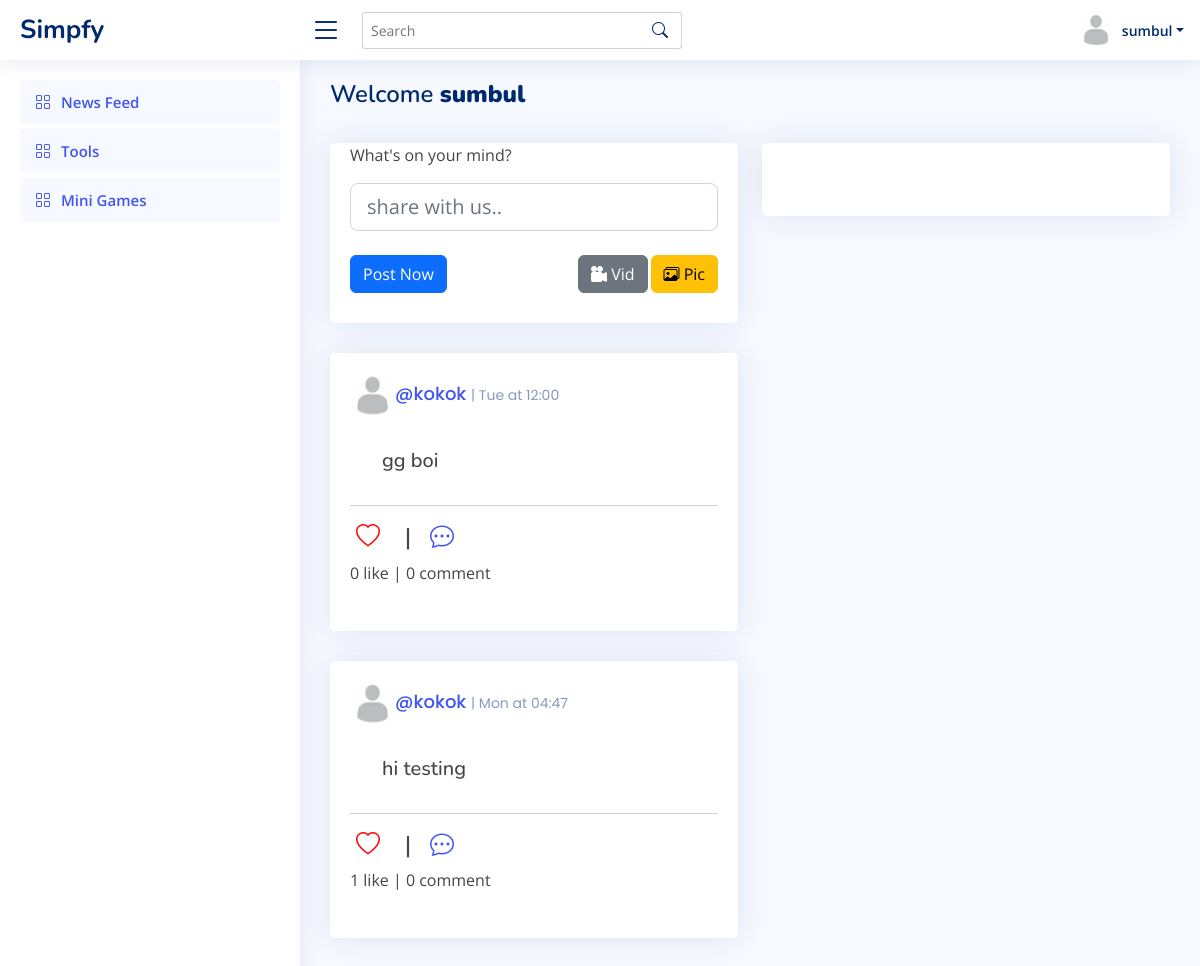
Page / (signed in) on the earlier database version.
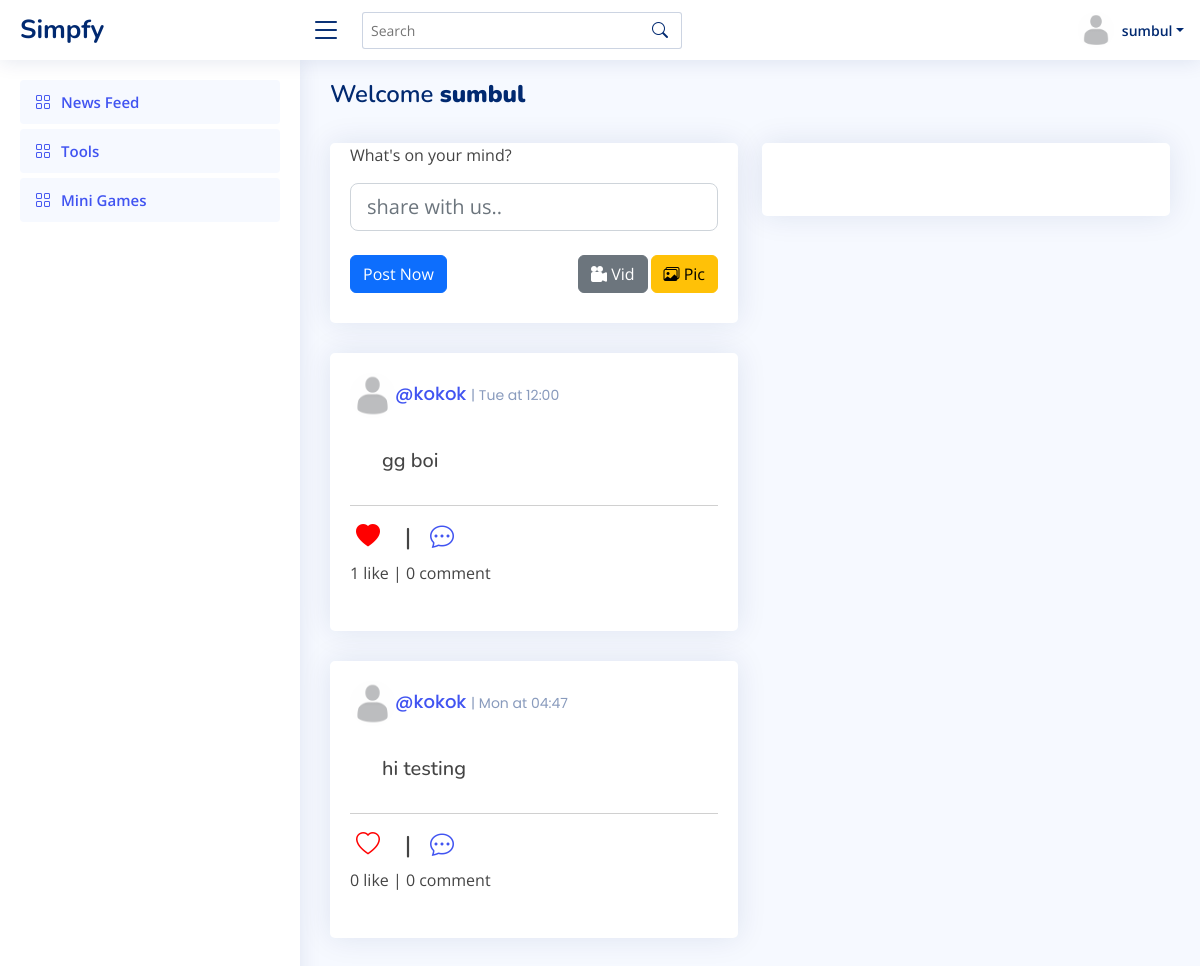
Same page on the later database version.
### feed/models.py (models this page shows, shortened)
class Feed(models.Model):
    id = models.UUIDField(primary_key=True, default=uuid.uuid4)
    user = models.ForeignKey(Profile, on_delete=models.CASCADE)
    image = models.ImageField(upload_to='post_images', null=True, blank=True)
    video = models.FileField(upload_to='post_videos', null=True, blank=True)
    file = models.FileField(upload_to='post_files', null=True, blank=True)
    captionvid = models.TextField(null=True, blank=True)
    captionimg = models.TextField(null=True, blank=True)
    text = models.TextField(null=True, blank=True)
    created_at = models.DateTimeField(default=datetime.now())
    likes = models.IntegerField(default=0)
    like_stat = models.CharField(max_length=200, default="bi bi-heart")
    comments = models.TextField(null=True, blank=True)

### prof/models.py (models this page shows, shortened)
class Profile(models.Model):
    user = models.OneToOneField(User, on_delete=models.CASCADE)
    id_user = models.IntegerField()
    image = models.ImageField(upload_to='profile_images', default='blank.png')
    fname = models.CharField(max_length=300, null=True, blank=True)
    bio = models.CharField(max_length=300, null=True, blank=True)
    location = models.CharField(max_length=300, null=True, blank=True)
    saved = models.ManyToManyField("feed.Feed", related_name="Profile", blank=True)
    def __str__(self):
        return self.user.username

### feed/views.py (the view)
# urls.py: path('', views.index, name="index"),
@login_required(login_url='login')
def index(request):
    user_object = User.objects.get(username=request.user.username)
    user_profile = Profile.objects.get(user=user_object)
    all_user = Profile.objects.all()
    user_request = User.objects.get(username=request.user.username)
    user_req = Profile.objects.get(user=user_request)
    post = Feed.objects.all()
    context = {
        'user_profile':user_profile,
        'posts': post,
        'all_user' : all_user,
        'user_req':user_req,
    }
    return render(request, 'feed/index.html', context)

### templates/feed/index.html (shortened to what the changed rows need)
{% load static %}
{% include "../header.html" %}
  <main id="main" class="main">
    <div class="pagetitle">
      <h1>Welcome <b>{{ user_profile.user.username }}</b></h1>
    </div><br>
    <section class="section dashboard">
      <div class="row">
        <div class="col-lg-6">
          <div class="row">
            {% for post in posts reversed %}
            <div class="col-xxl-4 col-xl-12">
              <div class="card info-card customers-card">
                <div class="card-body">
                <p class="card-title"><a href="{{post.user.image.url}}"><img class="rounded-circle" src="{{ post.user.image.url }}" width="45"></a><a href="/profile/{{ post.user }}">@{{post.user}}</a> <span>| {{ post.created_at|date:"D" }} at {{ post.created_at|date:"h:i" }}</span></hp>
                  <div class="d-flex align-items-center">
                    <div class="ps-3">
                      {% if post.captionimg != None and post.image.url != None %}
                      <div class="p-2 px-3"><h5>{{ post.captionimg }}</h5></div>
                      <a href="{{ post.image.url }}"><img class="img-fluid img-responsive" src="{{ post.image.url }}"></a>
                      {% elif post.captionvid != None and post.video.url != None %}
                      <div class="p-2 px-3"><h5>{{ post.captionvid }}</h5></div>
                      <video class="img-fluid img-responsive" controls>
                        <source src="{{ post.video.url }}" type='video/mp4'>
                      </video>
                      {% elif post.caption != None and post.file.url != None %}
                      <div class="p-2 px-3"><h5>{{ post.caption }}</h5></div>
                      <div class="feed-image p-2 px-3"><a href="{{ post.file.url }}">View File</a></div>
                      {% else %}
                      <div class="p-2 px-3"><h5>{{ post.text }}</h5></div>
                      {% endif %}
                    </div>
                  </div><hr>
                  <div style="overflow:auto;">
                    <div style="float:left;">
                      <h4>
                        <button style="color:red;" class="likebutton" id="like{{post.id}}" data-catid="{{ post.id }}">
                          <i class="{{post.like_stat}}"></i>
                        </button>
                        &nbsp;&nbsp;|&nbsp;&nbsp;
                        <a href="#"><i class="bi bi-chat-dots"></i></a>
                      </h4>
                      <p>
                        {% if post.likes == 0 %}
                        0 like
                        {% elif post.likes == 1 %}
                        {{post.likes}} like
                        {% else %}
                        {{ post.likes }} likes
                        {% endif %}
                        | 0 comment</p>
                    </div>
                  </div>
                </div>
              </div>
            </div>
            {% endfor %}
          </div>
        </div>
      </div>
    </section>
  </main>
</body>
</html>

Differences in the rows shown:
changed Feed "gg boi": like_stat "bi bi-heart" → "bi bi-heart-fill" (drawn); likes (not shown) → "1"; likes "0 like" → "like"
changed Feed "hi testing": likes "1" → (not shown); likes "like" → "0 like"
